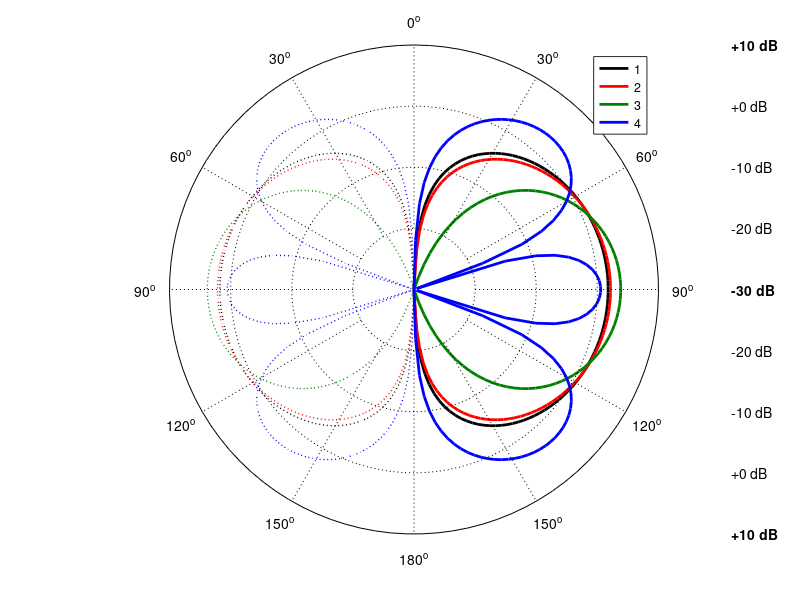

Here is the MATLAB script that generated this plot:
function plot_2D_Pattern_polar_dB(angdeg, rdB, rangedB, stepdB, stepdeg, noLeg)

% FUNCTION plot_2D_Pattern_polar_dB(phideg, rdB, rangedB, stepdB, stepdeg, noLeg)
%
% Makes 2D polar plot of angle-vs-r in logarithmic scale (for r). 
% It plots on the existing figure/axis, or creates a new one.
%
% Special settings are applied when plotting LVDAM-ANT patterns, 
% so that the figure plot matches the software GUI plot
%
% === Inputs ===
%  * phideg  = polar angles in [0,360] deg. Plots for [0,180] are mirrored.
%  * rdB     = radial distance in dB(log) scale, e.g., rdB=10*log10(r)
%  * rangedB = [min,max] dB range for the plot, default is [-30 +10]dB
%  * stepdB  = dB step for the plot markings, default is 10 dB
%  * stepdeg = deg step for the plot markings, default is 30 deg
%  * noLeg   = boolean, disables dB marks on the right, default is 0
%
% MIT License | Copyright (c) 2022 Alexandros Pitilakis, Thessaloniki/Greece

% Test inputs
if nargin == 0
    clc; close all; clear all;
    theta = linspace(eps,pi,100);
    kLs = 2*pi*[ 0.001 0.5 1 1.5 ];
    r = NaN*zeros(length(kLs),length(theta));
    for k = 1:length(kLs)
        kL = kLs(k);
        F = ( ( cos( kL/2*cos(theta) ) - cos(kL/2) )./ sin(theta) ).^2;
        r(k,:) = 2*F / trapz( theta, F.*sin(theta) );
    end
    rdB    = 10*log10( r );
    angdeg = theta*180/pi;   
       
end

% -------------------------------------------------------------------------
% Preliminary operations
% -------------------------------------------------------------------------

% Input argument check
if nargin == 1
    warning('myApp:argChk', 'Not enough input arguments.');
    help polar_dB; 
    return;
end

% Default inputs
if nargin < 6, noLeg = 0; end
if nargin < 5, stepdeg = 30; end
if nargin < 4, stepdB  = 10; end
if nargin < 3, rangedB = [-30 +10]; end; 

% Some more checks:
if length(angdeg) ~= length(rdB) % Multiple rad-pat plots:
    error( ' ## polar_dB:ERROR: rdB and phideg must be equal length!' )
end
if diff(rangedB) < 0 % error in range dB
    error( ' ## polar_dB:ERROR: rangedB should be [min_dB max_dB]!' ); 
end
if max(rdB(:)) > rangedB(2) % warning for dB-range
   disp( ' ## polar_dB:Warning: max rdB of curve(s) exceed(s) range!' ); 
end
if any( imag(rdB)~=0 ), % complex rdB
    error( ' ## polar_dB:ERROR: rdB complex? Real inputs only!');
end
   
% Number of "rays" for angle marking
rays = 360/stepdeg;

% Arrange phideg and rdB row-wise
angdeg = angdeg(:)';
if size(rdB,1) > size(rdB,2)
    rdB = rdB';
end

% LV rad-pats special settings
try
    LVspecial = min(size(rdB))==2 && all(angdeg==0:1:359);
catch
    LVspecial = 0;
end
if LVspecial
    rangedB = [-30 0];
    stepdB  = 5;
    rdB = rdB(:,[1:end,1]);
    angdeg = [angdeg,360];
end


% -------------------------------------------------------------------------
% Prepare polar plot area:
% -------------------------------------------------------------------------

% White circlular-board on which RadPat will be printed
if LVspecial==0
    figure;
end
phi0 = linspace(0,360,100);
R0   = 1; 
x0   = R0*sind(phi0); 
y0   = R0*cosd(phi0); 
patch('xdata',x0,'ydata',y0, 'edgecolor','black','facecolor','w'); 
hold on

% -------------------------------------------------------------------------
% Scale & Plot the Rad-Pat
% -------------------------------------------------------------------------  

% Colors for the curves, if multiple are to be plotted simultaneously
if LVspecial % E and H planes only
    colspace = [1 0 0; 0 0 1];
elseif size(rdB,1) <= 4
    colspace = [0 0 0; 1 0 0; 0 0.5 0;0 0 1]; 
else
    colspace = jet( size(rdB,1) );
end

% Crop rdB to min/max to fit in plot, and scale it to [0->1] for plot
rdBcr = rdB;
rdBcr( rdB >= rangedB(2) ) = rangedB(2); % crop to max
rdBcr( rdB <= rangedB(1) ) = rangedB(1); % crop to min
rdBsc = 1 + (rdBcr-rangedB(2)) / diff(rangedB); % scale to [0...1]

% Plot all the curves
for rp = 1 : min( size(rdB) )

    x = rdBsc(rp,:) .* cosd(angdeg);
    y = rdBsc(rp,:) .* sind(angdeg) * (-1)^LVspecial;
    hp(rp) = plot( y, x,'LineStyle','-','color',colspace(rp,:),'LineWidth', 2);
    
    % For Theta-plots (0...180 deg): mirror along vertical axis
    if max(angdeg) <= 180
        plot( -y, x,'LineStyle',':','color',colspace(rp,:),'LineWidth', 1)
    end

end

% Legend for the rdB plots
if LVspecial
    legend( hp , {'E','H'} );
elseif min( size(rdB) ) > 1
    legend( hp , num2str( (1 : min( size(rdB) ))' ) );
end

% -------------------------------------------------------------------------
% Plot "cosmetics": iso-dB cicles and phi-rays
% ------------------------------------------------------------------------- 

% Fixed radial (dB) distance circles
c_log = rangedB(1):stepdB:rangedB(2);
c = (c_log-rangedB(2))/diff(rangedB);  
for k = 2 : length(c_log)-1 % dont do the outmost (it's there) and inmost
    plot(x0*c(k), y0*c(k),'LineStyle',':','color','black');
end
 
% Markers/labels for the iso-radial (dB) distance circles
% place on the right side
if noLeg == false
    for k = 1 : length(c_log)
        
        dBval = c_log(length(c_log)-k+1);
        
        if k==1
            text(1.3,+c(k), sprintf( '\\bf{%+2.0f dB}' , rangedB(2) ),...
                'horizontalalignment', 'left', 'verticalalignment', 'middle'); %,'fontsize', 13
            text(1.3,-c(k), sprintf( '\\bf{%+2.0f dB}' , rangedB(2) ),...
                'horizontalalignment', 'left', 'verticalalignment', 'middle'); %,'fontsize', 13
        elseif k == length(c_log)
            text(1.3,+c(k), sprintf( '\\bf{%+2.0f dB}' , dBval ),...
                'horizontalalignment', 'left', 'verticalalignment', 'middle'); %,'fontsize', 13
        else
            text(1.3,+c(k), sprintf('%+2.0f dB',dBval),...
                'horizontalalignment', 'left', 'verticalalignment', 'middle'); %,'fontsize', 13
            text(1.3,-c(k), sprintf('%+2.0f dB',dBval),...
                'horizontalalignment', 'left', 'verticalalignment', 'middle'); %,'fontsize', 13
        end
        
    end
end

% Rays -- Indicating the angles
phi_s=linspace(0,2*pi,rays+1);
x_s = sin(phi_s);
y_s = cos(phi_s);

% Rays Labels -- For theta (0...180 deg), ray labels are mirrored
if max(angdeg) <= 180
    if mod(rays,2)~=0
        error( 'Only works for even number of "rays!"' );
    end        
    phi_s_label = phi_s( [1:(rays/2+1),(rays/2):-1:1] );  
else
    phi_s_label = phi_s; 
end
    

% Rays -- Plot 'em and label them
for k=1:rays
    % Lines
    line([x_s(k)/diff(rangedB)*stepdB,x_s(k)],...
       [y_s(k)/diff(rangedB)*stepdB,y_s(k)],'LineStyle',':','color','black');

    % Labels
    text(1.1*x_s(k)*(-1)^LVspecial,1.1*y_s(k),...
        sprintf('%.3g^o',phi_s_label(k)/pi*180),...
        'horizontalalignment', 'center', 'verticalalignment', 'middle'); %,'fontsize', 15
end

% Final touches
axis square;
axis off
